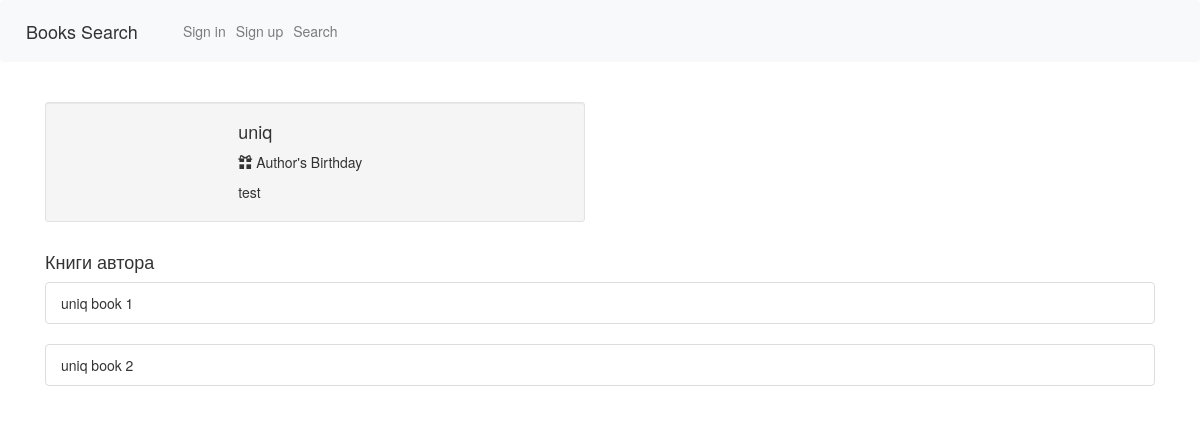
Page /profile/9 on the earlier database version.
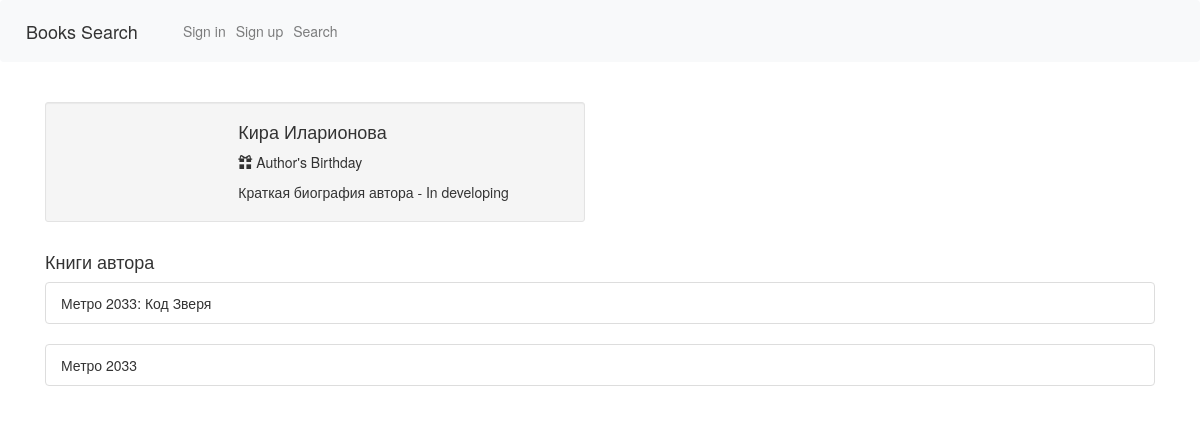
Same page on the later database version.
### webapp/model.py (models this page shows)
class Authors(db.Model, UserMixin):
    id = db.Column(db.Integer, primary_key=True)
    name = db.Column(db.String(120))
    author_bio = db.Column(db.String(120))

class Books(db.Model, UserMixin):
    id = db.Column(db.Integer, primary_key=True)
    book_name = db.Column(db.String(120))
    publication_date = db.Column(db.String(120), nullable=True)
    isbn = db.Column(db.String(120), nullable=True)
    book_image = db.Column(db.String(120), nullable=True)
    book_annotation = db.Column(db.String(1200), nullable=True)
    book_genre = db.Column(db.String(120), nullable=True)
    book_publisher = db.Column(db.String(120), nullable=True)
    book_coauthor = db.Column(db.String(120), nullable=True)
    book_quantity = db.Column(db.Integer, nullable=True)
    author_id = db.Column(db.Integer, db.ForeignKey('authors.id'))

### webapp/__init__.py (the view)
    @app.route('/profile/<id>')
    def profile(id):
        title = "Об авторе"
        all_books_of_author = Books.query.filter_by(author_id=id).all()
        for person in all_books_of_author:
            authors = Authors.query.filter_by(id=person.author_id)[0]
            return render_template(
                'profile.html',
                page_title=title,
                person=authors,
                author_books=all_books_of_author
            )

### webapp/templates/profile.html (shortened to what this page needs)
{% extends "base.html" %}
{% block content %}
    <br>
<link href="//netdna.bootstrapcdn.com/bootstrap/3.0.0/css/bootstrap.min.css" rel="stylesheet" id="bootstrap-css">
<div class="container">
    <div class="row">
        <div class="col-xs-12 col-sm-6 col-md-6">
            <div class="well well-sm">
                <div class="row">
                    <div class="col-sm-6 col-md-4">
                    </div>
                    <div class="col-sm-6 col-md-8">
                        <h4>
                            {{ person.name }}</h4>
                        <p>
                            <i class="glyphicon glyphicon-gift"></i>    Author's Birthday</p>
                            <div class="btn-group">
                                <p> {{ person.author_bio }}</p>
                            </div>
                        </div>
                    </div>
                </div>
            </div>
        <br>
    </div>
    <h4>Книги автора</h4>
            {% for book in author_books %}
        <ul class="list-group ">
  <li class="list-group-item"> {{ book.book_name }}</li>
</ul>
    {% endfor %}
        </div>
{% endblock %}

Differences in the rows shown:
no longer on this page (row edited): Books: book_name "uniq book 1"
no longer on this page (row edited): Books: book_name "uniq book 2"
changed Authors: name "uniq" → "Кира Иларионова"; author_bio "test" → "Краткая биография автора - In developing"
added Books: book_name "Метро 2033: Код Зверя"
added Books: book_name "Метро 2033"
